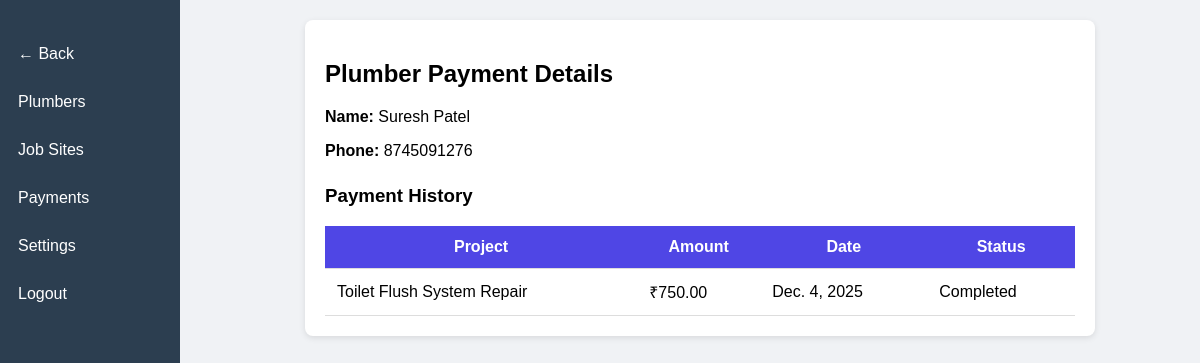
Page /plumber/payment/?worker_id=3 on the committed database.
### workers/models.py (models this page shows, shortened)
class Worker(models.Model):
    WORKER_TYPES = [
        ('Plumber', 'Plumber'),
        ('Electrician', 'Electrician'),
        ('Carpenter', 'Carpenter'),
        ('Painter', 'Painter'),
        ('Helper', 'Helper'),
    ]
    user = models.OneToOneField(User, on_delete=models.CASCADE, null=True, blank=True)
    name = models.CharField(max_length=100)
    worker_type = models.CharField(max_length=50, choices=WORKER_TYPES)
    phone = models.CharField(max_length=15, blank=True)
    email = models.EmailField(null=True, blank=True)
    gender = models.CharField(max_length=10, default='Male', blank=True)
    hourly_rate = models.DecimalField(max_digits=8, decimal_places=2, default=0.00)
    is_available = models.BooleanField(default=True)
    joined_date = models.DateField(default=date.today)
    location = models.CharField(max_length=100, default='Unknown')
    role = models.ForeignKey(Role, on_delete=models.SET_NULL, null=True, blank=True)

class Payment(models.Model):
    worker = models.ForeignKey(Worker, on_delete=models.CASCADE, related_name='payments')
    project = models.ForeignKey(Project, on_delete=models.SET_NULL, null=True, blank=True)
    amount = models.DecimalField(max_digits=10, decimal_places=2)
    date = models.DateField(auto_now_add=True)
    payment_status = models.CharField(max_length=20, default='Pending')

class Project(models.Model):
    STATUS_CHOICES = [
        ('Active', 'Active'),
        ('Completed', 'Completed'),
    ]
    name = models.CharField(max_length=200)
    description = models.TextField(blank=True)
    status = models.CharField(max_length=50, choices=STATUS_CHOICES, default='Active')
    start_date = models.DateField(default=date.today)
    completed_date = models.DateField(null=True, blank=True)
    location = models.CharField(max_length=200, blank=True)
    assigned_workers = models.ManyToManyField(Worker, blank=True, related_name='projects')

### workers/views.py (the view)
# urls.py: path("plumber/payment/", views.plumber_payment, name="plumber_payment"),
def plumber_payment(request):
    worker_id = request.GET.get('worker_id')
    worker = Worker.objects.filter(id=worker_id).first() if worker_id else None
    payments = Payment.objects.filter(worker=worker) if worker else []
    return render(request, 'plumber-payment.html', {'worker': worker, 'payments': payments})

### workers/templates/plumber-payment.html (shortened to what this page needs)
{% load static %}
<!DOCTYPE html>
<html lang="en">
<head>
</head>
<body>
    <div class="sidebar">
        <a href="{% url 'plumber' %}" class="nav-item">← Back</a>
        <a href="{% url 'plumber' %}" class="nav-item">Plumbers</a>
        <a href="{% url 'plumber_job_site' %}?worker_id={{ worker.id }}" class="nav-item">Job Sites</a>
        <a href="{% url 'plumber_payment' %}?worker_id={{ worker.id }}" class="nav-item">Payments</a>
        <a href="{% url 'setting' %}" class="nav-item">Settings</a>
        <a href="{% url 'logout_user' %}" class="nav-item">Logout</a>
    </div>
    <div class="main">
        <div class="card">
            <h2>Plumber Payment Details</h2>
            <p><strong>Name:</strong> {{ worker.name }}</p>
            <p><strong>Phone:</strong> {{ worker.phone }}</p>
            <h3 style="margin-top:25px;">Payment History</h3>
            <table>
                <tr>
                    <th>Project</th>
                    <th>Amount</th>
                    <th>Date</th>
                    <th>Status</th>
                </tr>
                {% for p in payments %}
                <tr>
                    <td>{{ p.project.name }}</td>
                    <td>₹{{ p.amount }}</td>
                    <td>{{ p.date }}</td>
                    <td>{{ p.payment_status }}</td>
                </tr>
                {% empty %}
                <tr>
                    <td colspan="4" style="text-align:center;">No payments recorded</td>
                </tr>
                {% endfor %}
            </table>
        </div>
    </div>
</body>
</html>

### workers/templates/plumber-payment.html (style rules this page uses)
body { margin: 0; background: #f0f2f5; font-family: Arial, sans-serif; display: flex; min-height: 100vh; }
.sidebar { width: 180px; background: #2c3e50; padding-top: 30px; display: flex; flex-direction: column; position: fixed; height: 100%; }
.nav-item { padding: 15px; color: white; text-decoration: none; display: block; border-left: 3px solid transparent; }
.main { margin-left: 200px; padding: 20px; width: calc(100% - 200px); }
.card { background: white; padding: 20px; border-radius: 8px; box-shadow: 0 2px 6px rgba(0,0,0,0.1); max-width: 750px; margin: auto; }
table { width: 100%; border-collapse: collapse; margin-top: 15px; }
th, td { padding: 12px; border-bottom: 1px solid #ddd; }
th { background: #4f46e5; color: white; }

### rows in the picture
Worker: name "Suresh Patel", phone "8745091276"
Payment: project.name "Toilet Flush System Repair", amount "750.00", date "Dec. 4, 2025", payment_status "Completed"
